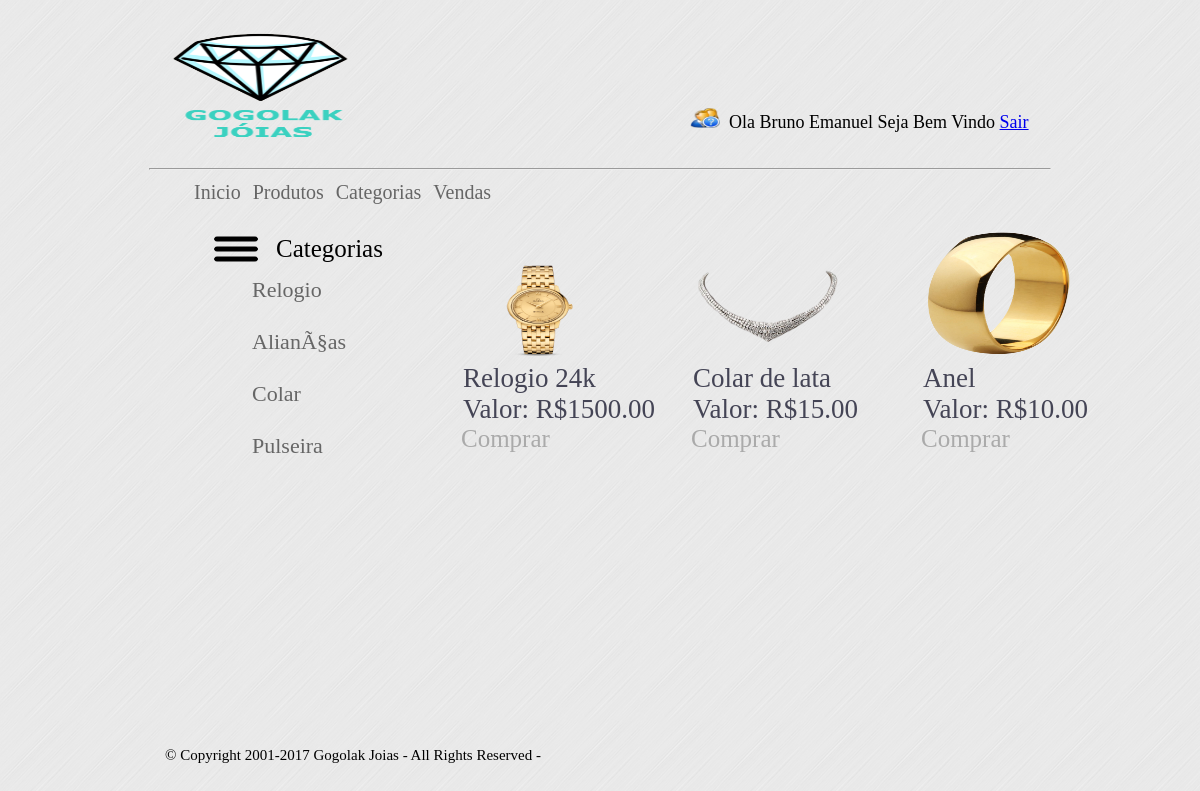
The page /principal.php (signed in) on the database its author committed.
### tables this page shows
CREATE TABLE `usuarios` (
  `id` int(11) NOT NULL,
  `nome` varchar(10) NOT NULL,
  `sobrenome` varchar(10) NOT NULL,
  `email` varchar(20) NOT NULL,
  `login` varchar(10) NOT NULL,
  `senha` varchar(50) NOT NULL
);

CREATE TABLE `categoria` (
  `id_categoria` int(11) NOT NULL,
  `nome_categoria` varchar(20) NOT NULL,
  `desc_categoria` varchar(2000) NOT NULL
);

CREATE TABLE `produto` (
  `id_prod` int(11) NOT NULL,
  `nome_prod` varchar(30) NOT NULL,
  `valor_prod` decimal(6,2) NOT NULL,
  `quant_prod` int(11) NOT NULL,
  `img_prod` varchar(50) NOT NULL,
  `cat_prod` int(11) NOT NULL
);

### principal.php (the view, shortened to what this page needs)
<?php
$conn=conectar();
?>
<!DOCTYPE html>
<html>
<head>
<link rel="stylesheet" type="text/css" href="style.css"/>
</head>
<body>
 <div class="header">
  <div class="logo">
     <img src="img/logo.png" class="logoprinc"/>
   </div>
   <div class="user">
     <?php
	 $login=$_SESSION['login'];
	 $consuluser=mysqli_query($conn,"SELECT * FROM usuarios WHERE login='$login'") or die ("Erro na consulta");
	 $rs=mysqli_fetch_array($consuluser);
	 ?>
	  <img src="img/usuario.png" class="iconuser"/>
      <span class="mensuser">
	  Ola <?php echo $rs['nome']." ".$rs['sobrenome'];?> Seja Bem Vindo
          <a href="logout.php" class="linkm">Sair</a>
	  </span>
   </div>
 </div>
  <hr></hr>
   <div class="menu">
    <ul>
    <li><a href="principal.php"  class="linkm">Inicio</a> </li>
	<li><a href="produto.php"  class="linkm">Produtos</a> </li>
	<li><a href="categoria.php"  class="linkm">Categorias</a> </li>
	<li><a href="compra.php"  class="linkm">Vendas</a> </li>
	</ul>
   </div>
  <div class="menucategorias">
       <img src="img/menu.png" class="iconmenu"/>
	   <span class="titlemenucat">Categorias</span>
        <?php
    $consucat=  mysqli_query($conn,"SELECT * FROM categoria");
    while($ls=mysqli_fetch_array($consucat)){
    ?>
           <a href="listaprod.php?id=<?php echo $ls['id_categoria'];?>" class="link"><?php echo $ls['nome_categoria'];?></a><br>
    <?php
    }
    ?>
  </div>
  <div class="conteudo">
  <?php
   $seleprod=mysqli_query($conn,"SELECT * FROM produto");
   while($lsprod=mysqli_fetch_array($seleprod)){
  ?>
  <div class="produto">
	  <img src="img/produtos/<?php echo $lsprod['img_prod'];?>" class="imgprod">
	  <br>
	  <span class="tituprod"><?php echo $lsprod['nome_prod']; ?> </span><br>
	  <span class="tituprod">Valor: R$<?php echo $lsprod['valor_prod']; ?> </span>
	  <br>
	  <a   class="enviar" style="position:relative; right:13px; font-size:25px;">Comprar</a>
  </div>
   <?php }?>
    </div>
  <div class="rodape">
  <span class="mensrod"> © Copyright 2001-2017 Gogolak Joias - All Rights Reserved -
 </span>
  </div>
</body>
</html>

### style.css (style rules this page uses)
body { background:url("img/fundo.png") repeat; }
.logo { width:230px; height:150px; margin:0 auto; padding:15 auto; }
.enviar { padding: 4px 11px; border: none; -moz-border-radius: 3px; -webkit-border-radius: 3px; border-radius: 3px; cursor:pointer; height:32px; width:235px; font-size:20px; color:#aaa; text-align:center; }
.header { width:900px; height:160px; margin:0 auto; padding:0 auto; }
.logoprinc { width:230px; height:150px; margin:0 auto; padding:15 auto; position:relative; right:338px; top:12px; }
.user { width:350px; position:relative; left:540px; top:-50px; }
.mensuser { font-size:18px; padding:5px; }
.iconuser { width:30px; height:20px; }
.menu { width:900px; height:40px; margin:0 auto; padding:0 auto; }
.menu ul li { display:inline; }
.link { text-decoration:none; font-size:22px; padding:4px; width:150px; position:relative; left:40px; display:block; bottom:5px; color:#666; }
.menu a { text-decoration:none; font-size:20px; padding:4px; position:relative; bottom:5px; color:#666; }
hr { width:900px; margin:0 auto; padding:0 auto; }
.menucategorias { width:200px; height:500px; position:relative; left:200px; }
.iconmenu { padding:3px; width:50px; height:40px; }
.titlemenucat { font-size:25px; position:relative; bottom:15px; padding:8px; }
.conteudo { width:700px; height:500px; position:relative; left:450px; bottom:502px; }
.rodape { width:900px; height:30px; margin:0 auto; padding:0 auto; position:relative; left:10px; bottom:480px; }
.mensrod { font-size:15px; padding:5px; }
.produto { width:220px; height:200px; margin: 5px; display:inline; float:left; }
.tituprod { font-size:27px; color:#445; }
.imgprod { width:150px; height:130px; }

### rows shown on the page
usuarios: nome "Bruno", sobrenome "Emanuel"
categoria: nome_categoria "Relogio"
categoria: nome_categoria "AlianÃ§as"
categoria: nome_categoria "Colar"
categoria: nome_categoria "Pulseira"
produto: img_prod (picture), nome_prod "Relogio 24k", valor_prod "1500.00"
produto: img_prod (picture), nome_prod "Colar de lata", valor_prod "15.00"
produto: img_prod (picture), nome_prod "Anel", valor_prod "10.00"
